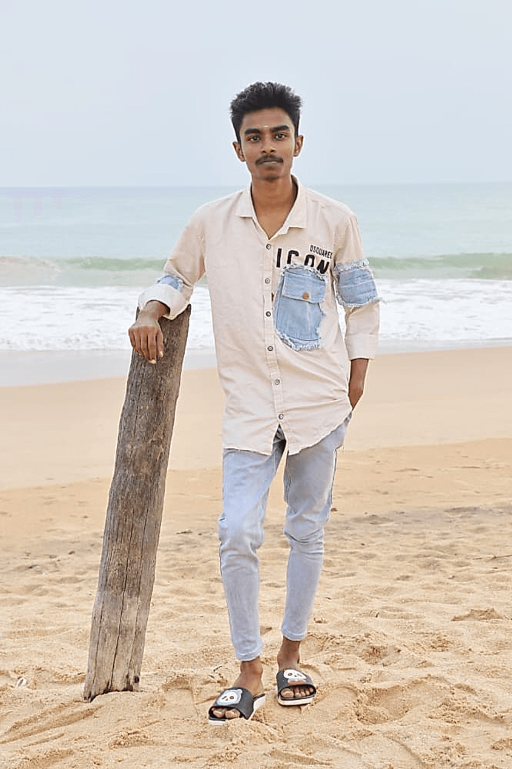
#> input picture frontend/server/temp/834974dfb2c6106613b306282316df11_hd.png, 1024 x 1538 px (shown at 1/2 size)
$ python cartoon.py temp/834974dfb2c6106613b306282316df11_hd.png out.png
#> lines starting #> are read from the running program, lines starting #| are printed output that depends on the picture; after the words box and inside, x2 and y2 are one past the last pixel; in counts of white or black regions, pixels touching at a corner belong together
# cartoon.py
import sys
import cv2
import numpy as np

def cartoonize(img_bgr):
    h, w = img_bgr.shape[:2]

    # --- 1) Smooth colors (cartoon base) ---
    # bilateral filter preserves edges better
    color = img_bgr.copy()
    for _ in range(3):
        color = cv2.bilateralFilter(color, d=9, sigmaColor=75, sigmaSpace=75)

    # --- 2) Strong clean edges (not black dots) ---
    gray = cv2.cvtColor(img_bgr, cv2.COLOR_BGR2GRAY)
    gray = cv2.medianBlur(gray, 7)

    edges = cv2.adaptiveThreshold(
        gray, 255,
        cv2.ADAPTIVE_THRESH_MEAN_C,
        cv2.THRESH_BINARY,
        9, 2
    )
    edges = cv2.cvtColor(edges, cv2.COLOR_GRAY2BGR)

    # --- 3) Combine (cartoon look) ---
    cartoon = cv2.bitwise_and(color, edges)

    # --- 4) Slight sharpen + contrast for HD feel ---
    blur = cv2.GaussianBlur(cartoon, (0, 0), 1.2)
    cartoon = cv2.addWeighted(cartoon, 1.35, blur, -0.35, 0)

    return cartoon

def overlay_face_clear(original, cartoon):
    # Face detector (built-in OpenCV Haar)
    face_cascade = cv2.CascadeClassifier(
        cv2.data.haarcascades + "haarcascade_frontalface_default.xml"
    )

    gray = cv2.cvtColor(original, cv2.COLOR_BGR2GRAY)
    faces = face_cascade.detectMultiScale(gray, 1.2, 6)

    if len(faces) == 0:
        return cartoon

    out = cartoon.copy()

    # pick biggest face
    faces = sorted(faces, key=lambda x: x[2] * x[3], reverse=True)
    x, y, fw, fh = faces[0]

    # expand a bit for hair/edges
    pad = int(0.18 * fw)
    x1 = max(0, x - pad)
    y1 = max(0, y - pad)
    x2 = min(original.shape[1], x + fw + pad)
    y2 = min(original.shape[0], y + fh + pad)

    face_org = original[y1:y2, x1:x2]
    face_cart = cartoon[y1:y2, x1:x2]

    # Blend: keep face detail (70% original + 30% cartoon)
    blended = cv2.addWeighted(face_org, 0.70, face_cart, 0.30, 0)

    # Smooth mask edges (feather)
    mask = np.zeros((y2 - y1, x2 - x1), dtype=np.uint8)
    cv2.ellipse(
        mask,
        ((x2 - x1)//2, (y2 - y1)//2),
        ((x2 - x1)//2, (y2 - y1)//2),
        0, 0, 360, 255, -1
    )
    mask = cv2.GaussianBlur(mask, (31, 31), 0)

    mask3 = cv2.merge([mask, mask, mask]).astype(np.float32) / 255.0

    roi = out[y1:y2, x1:x2].astype(np.float32)
    blended = blended.astype(np.float32)

    roi = blended * mask3 + roi * (1 - mask3)
    out[y1:y2, x1:x2] = np.clip(roi, 0, 255).astype(np.uint8)

    return out

def main():
    if len(sys.argv) < 3:
        print("Usage: python cartoon.py input_path output_path")
        sys.exit(1)

    inp = sys.argv[1]
    outp = sys.argv[2]

    img = cv2.imread(inp)
#> img is the input picture: shape (1538, 1024, 3); mean B, G, R 191.7, 200.6, 210.2
    if img is None:
        print("Failed to read input image")
        sys.exit(2)

    # upscale a bit for output clarity
    h, w = img.shape[:2]
#> h = 1538; w = 1024
    scale = 1.6 if max(h, w) < 1200 else 1.2
#> scale = 1.2
    img_up = cv2.resize(img, (int(w * scale), int(h * scale)), interpolation=cv2.INTER_CUBIC)

    cart = cartoonize(img_up)
#> in cartoonize, `gray = cv2.cvtColor(img_bgr, cv2.COLOR_BGR2GRAY)`:
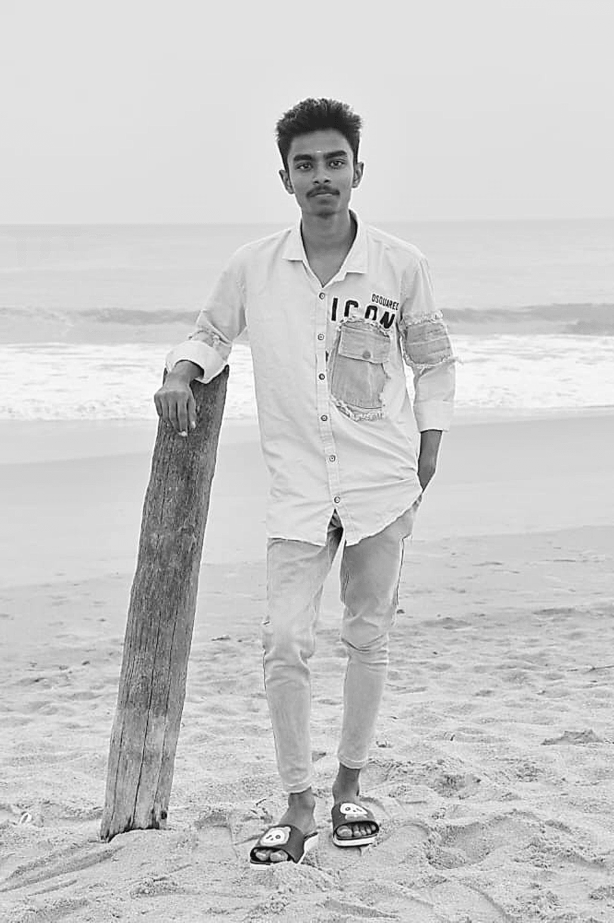
#> gray: shape (1845, 1228) (shown at 1/2 size); min 2, max 255, mean 202.4
#> in cartoonize, `edges = cv2.adaptiveThreshold( gray, 255, cv2.ADAPTIVE_THRESH_MEAN_C, ..`:
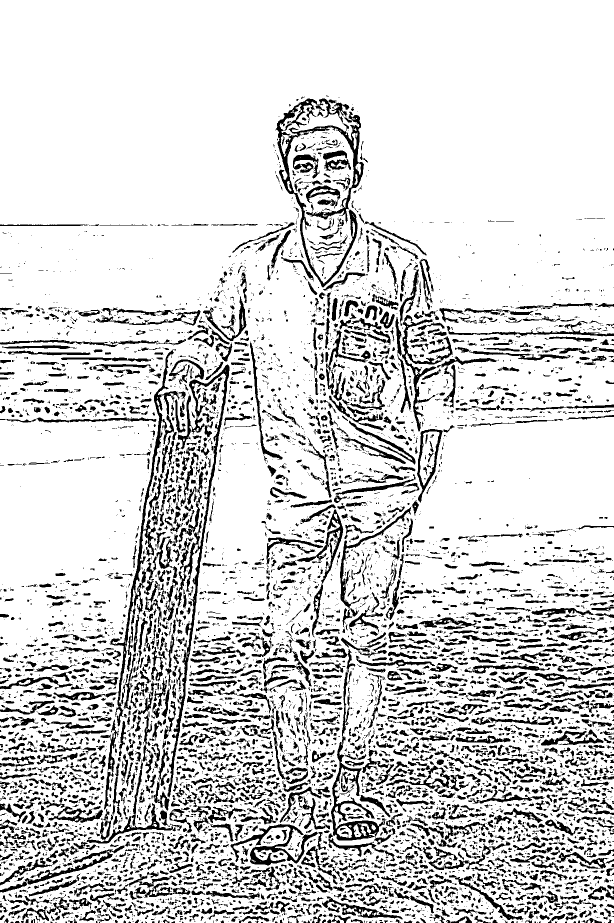
#> edges: shape (1845, 1228) (shown at 1/2 size); 83% white; 7443 black regions (4672 under 20 px), largest, box (x1, y1, x2, y2) and area: (550, 197, 728, 575) 9140, (335, 729, 459, 1595) 7809, (219, 698, 359, 1453) 6732
#> in cartoonize, `cartoon = cv2.bitwise_and(color, edges)`:
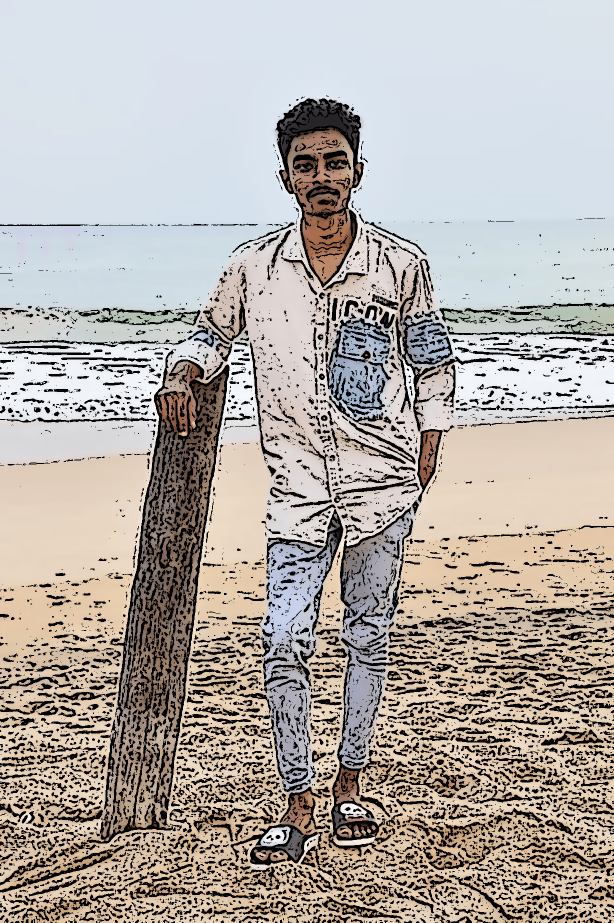
#> cartoon: shape (1845, 1228, 3) (shown at 1/2 size); mean B, G, R 165.7, 171.7, 177.9
    final = overlay_face_clear(img_up, cart)
#> in overlay_face_clear, `faces = face_cascade.detectMultiScale(gray, 1.2, 6)`: faces = [[553, 259, 171, 171], [580, 1353, 143, 143]]
#> in overlay_face_clear, `x, y, fw, fh = faces[0]`: x = 553; y = 259; fw = 171
#> in overlay_face_clear, `pad = int(0.18 * fw)`: pad = 30
#> in overlay_face_clear, `x1 = max(0, x - pad)`: x1 = 523
#> in overlay_face_clear, `y1 = max(0, y - pad)`: y1 = 229
#> in overlay_face_clear, `x2 = min(original.shape[1], x + fw + pad)`: x2 = 754
#> in overlay_face_clear, `y2 = min(original.shape[0], y + fh + pad)`: y2 = 460
#> in overlay_face_clear, `face_cart = cartoon[y1:y2, x1:x2]`:
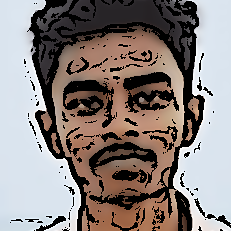
#> face_cart: shape (231, 231, 3); mean B, G, R 125, 128, 137.4
#> in overlay_face_clear, `cv2.ellipse( mask, ((x2 - x1)//2, (y2 - y1)//2), ((x2 - x1)//2, (y2 - ..`: mask: shape (231, 231); 78.4% white; 4 black regions, box (x1, y1, x2, y2) and area: (0, 0, 105, 105) 2885, (126, 0, 231, 105) 2877, (0, 126, 105, 231) 2875, (126, 126, 231, 231) 2867
#> in overlay_face_clear, `mask = cv2.GaussianBlur(mask, (31, 31), 0)`:
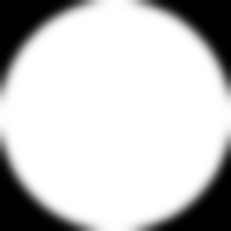
#> mask: shape (231, 231); min 0, max 255, mean 200.4
#> in overlay_face_clear, `roi = blended * mask3 + roi * (1 - mask3)`:
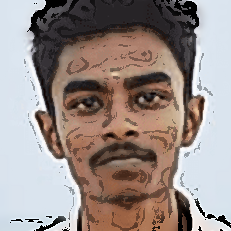
#> roi: shape (231, 231, 3) float32; mean B, G, R 135.3, 139.9, 152.6
#> in overlay_face_clear, `out[y1:y2, x1:x2] = np.clip(roi, 0, 255).astype(np.uint8)`:
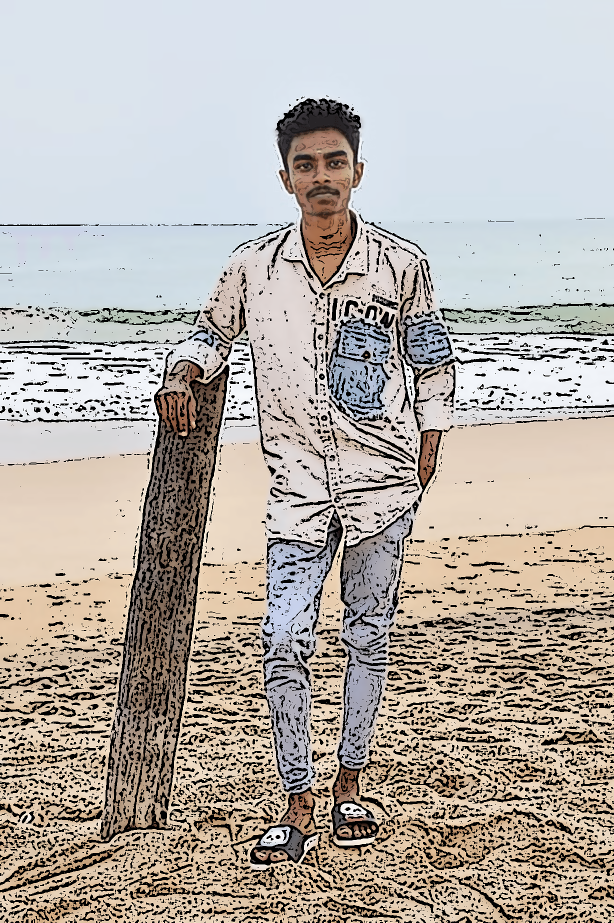
#> out: shape (1845, 1228, 3) (shown at 1/2 size); mean B, G, R 168.5, 174.9, 181.4

    cv2.imwrite(outp, final)

if __name__ == "__main__":
    main()
